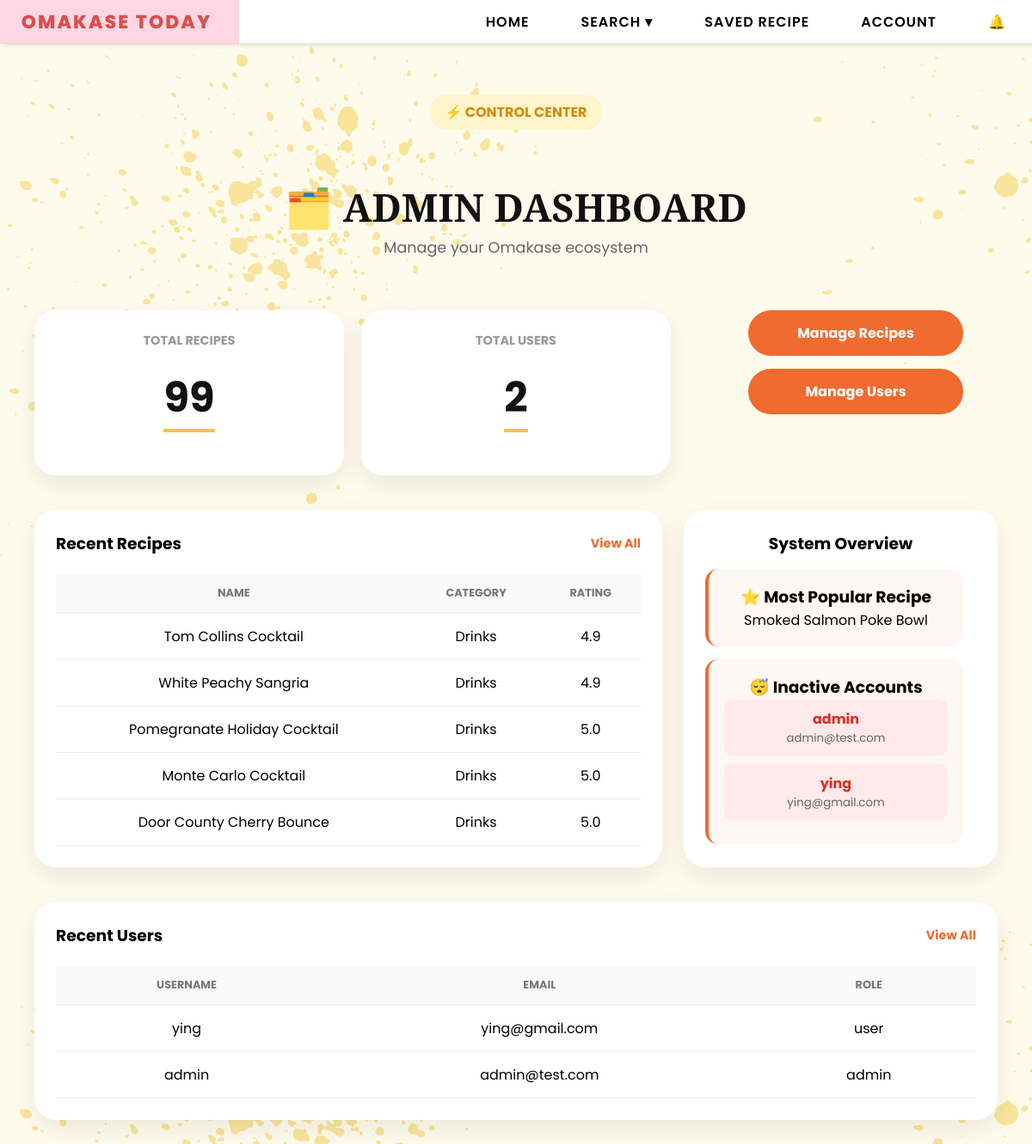
The app's page /admin (signed in), older data.
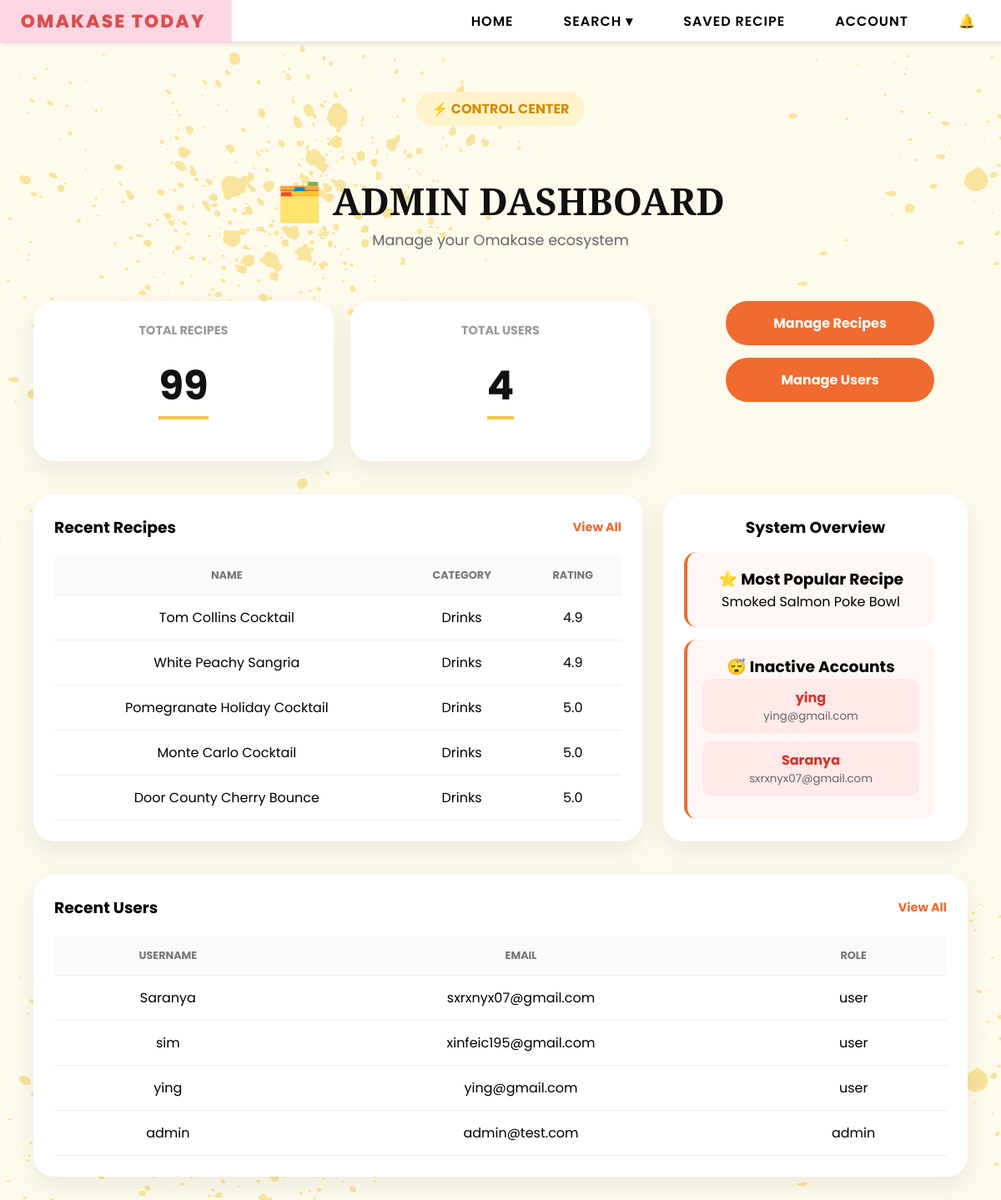
The same page, newer data.
### tables this page shows
CREATE TABLE users (
        email TEXT PRIMARY KEY,
        username TEXT,
        password TEXT,
        bio TEXT,
        profile_pic TEXT,
        role TEXT DEFAULT 'user'
    , reset_token TEXT, reset_used INTEGER DEFAULT 0, reset_viewed INTEGER DEFAULT 0, last_login TEXT);

### app.py (the view)
@app.route("/admin")
def admin():
    if session.get("role") != "admin":
        return "403 Forbidden"
    conn = sqlite3.connect(DB_PATH)
    c = conn.cursor()
    six_months_ago = (
        datetime.now() - timedelta(days=180)
    ).strftime("%Y-%m-%d %H:%M:%S")
    c.execute("""
        SELECT COUNT(*)
        FROM users
        WHERE last_login IS NULL
        OR last_login < ?
    """, (six_months_ago,))
    inactive_users = c.fetchone()[0]
    c.execute("""
        SELECT username,email
        FROM users
        WHERE last_login IS NULL
        OR last_login < ?
        LIMIT 3
    """,(
        six_months_ago,
    ))
    inactive_accounts = c.fetchall()
    c.execute("""
        SELECT email, username, role
        FROM users
        ORDER BY rowid DESC
        LIMIT 5
    """)
    recent_users = c.fetchall()
    c.execute("""
        SELECT COUNT(*)
        FROM users
    """)
    total_users = c.fetchone()[0]
    conn.close()
    recent_recipes = (
        Recipe.query
        .order_by(Recipe.id.desc())
        .limit(5)
        .all()
    )
    total_recipes = Recipe.query.count()
    avg_rating = db.session.query(
        func.avg(Recipe.rating)
    ).scalar()
    most_popular = (
        Recipe.query
        .order_by(Recipe.rating.desc())
        .first()
    )
    return render_template(
        "admin.html",
        recent_users=recent_users,
        recent_recipes=recent_recipes,
        total_recipes=total_recipes,
        total_users=total_users,
        avg_rating=round(avg_rating or 0, 1),
        most_popular=most_popular,
        inactive_users=inactive_users,
        inactive_accounts=inactive_accounts
    )

### templates/admin.html (shortened to what this page needs)
{% extends "base.html" %}
{% block content %}
<div class="admin-dashboard">
    <div class="admin-hero">
        <span class="admin-badge">
            ⚡ CONTROL CENTER
        </span>
        <h1 class="admin-main-title">
            🗂️ ADMIN DASHBOARD
        </h1>
        <p class="admin-subtitle">
            Manage your Omakase ecosystem
        </p>
    </div>
    </div>
    <div class="admin-stats">
        <div class="admin-stat-card">
            <h4>Total Recipes</h4>
            <h2>{{ total_recipes }}</h2>
        </div>
        <div class="admin-stat-card">
            <h4>Total Users</h4>
            <h2>{{ total_users }}</h2>
        </div>
        <div class="admin-btn-group">
            <a href="/admin/recipes" class="admin-orange-btn">
                Manage Recipes
            </a>
            <a href="/admin/users" class="admin-orange-btn">
                Manage Users
            </a>
        </div>
    </div>
    <div class="admin-main-grid">
        <div class="admin-panel">
            <div class="panel-header">
                <h3>Recent Recipes</h3>
                <a href="/admin/recipes" class="view-all-btn">
                    View All
                </a>
            </div>
            <table class="admin-table">
                <thead>
                    <tr>
                        <th>Name</th>
                        <th>Category</th>
                        <th>Rating</th>
                    </tr>
                </thead>
                <tbody>
                    {% for r in recent_recipes %}
                    <tr>
                        <td>{{ r.name }}</td>
                        <td>{{ r.meal_category }}</td>
                        <td>{{ r.rating }}</td>
                    </tr>
                    {% endfor %}
                </tbody>
            </table>
        </div>
        <div class="admin-alerts">
            <h3>System Overview</h3>
            <a href="/recipe/{{ most_popular.id }}"
            class="overview-card clickable-card">
                <h3>⭐ Most Popular Recipe</h3>
                <p>
                    {{ most_popular.name }}
                </p>
            </a>
            <a href="/admin/users"
                class="overview-card clickable-card">
                    <h3>
                        😴 Inactive Accounts
                    </h3>
                    {% if inactive_accounts %}
                        {% for user in inactive_accounts %}
                            <div class="inactive-user">
                                <strong>{{ user[0] }}</strong>
                                <small>{{ user[1] }}</small>
                            </div>
                        {% endfor %}
                    {% else %}
                        <p>No inactive users</p>
                    {% endif %}
                </a>
        </div>
    </div>
    <div class="admin-panel" style="margin:40px;">
        <div class="panel-header">
            <h3>Recent Users</h3>
            <a href="/admin/users" class="view-all-btn">
                View All
            </a>
        </div>
        <table class="admin-table">
            <thead>
                <tr>
                    <th>Username</th>
                    <th>Email</th>
                    <th>Role</th>
                </tr>
            </thead>
            <tbody>
                {% for user in recent_users %}
                <tr>
                    <td>{{ user[1] }}</td>
                    <td>{{ user[0] }}</td>
                    <td>{{ user[2] }}</td>
                </tr>
                {% endfor %}
            </tbody>
        </table>
    </div>
{% endblock %}

Row changes from the older to the newer data that the page shows:
no longer on one of the page's lists (row edited): users: username "admin", email "admin@test.com"
added users: username "Saranya", email "sxrxnyx07@gmail.com", role "user"
added users: username "sim", email "xinfeic195@gmail.com", role "user", shown under "Recent Users"
Text that changed along with them:
{{ total_users }}: "2" → "4"
